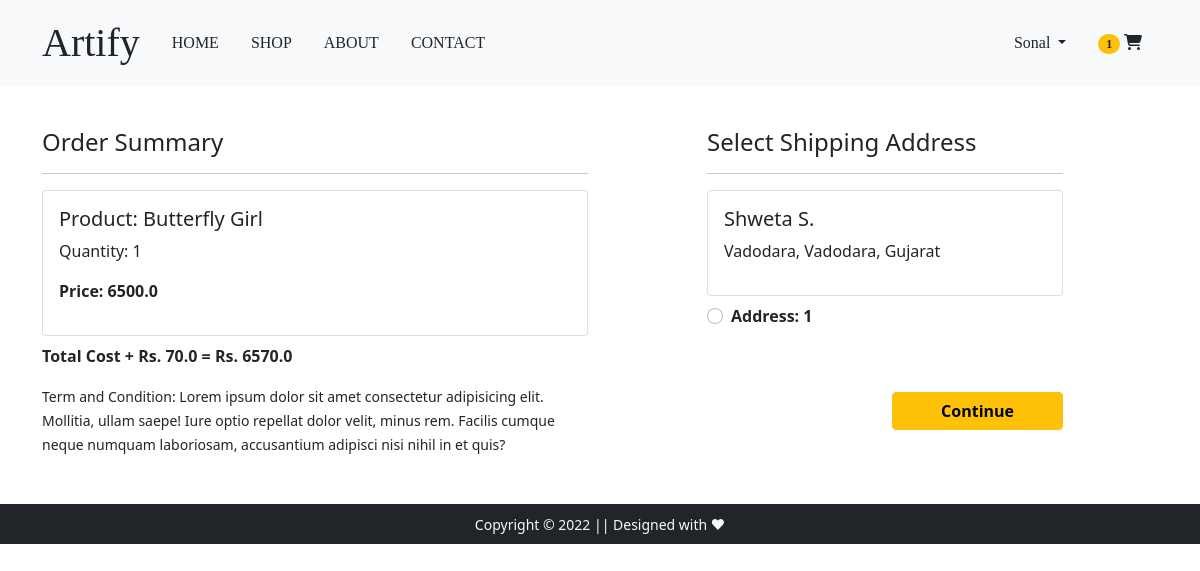
The page /checkout/ (signed in) on the database its author committed.
### app/models.py (models this page shows, shortened)
class Cart(models.Model):
    user = models.ForeignKey(User, on_delete=models.CASCADE)
    product = models.ForeignKey(Product, on_delete=models.CASCADE)
    quantity = models.PositiveIntegerField(default=1)
    @property
    def total_cost(self):
        return self.quantity * self.product.discounted_price

class Product(models.Model):
    title = models.CharField(max_length=100)
    selling_price = models.FloatField(max_length=50)
    discounted_price = models.FloatField(max_length=50)
    description = models.TextField()
    artist = models.CharField(max_length=100)
    category = models.CharField(choices=CATEGORY_CHOICES, max_length=50)
    product_img = models.ImageField(upload_to='media')

class Customer(models.Model):
    user = models.ForeignKey(User, on_delete=models.CASCADE)
    name = models.CharField(max_length=50)
    locality = models.CharField(max_length=100)
    city = models.CharField(max_length=50)
    zipcode = models.IntegerField()
    state = models.CharField(choices=STATE_CHOICES,max_length=50)

### app/views.py (the view)
# urls.py: path('checkout/', views.checkout, name='checkout'),
@login_required
def checkout(request):
    totalitems = 0
    user = request.user
    address = Customer.objects.filter(user=user)
    cart_items = Cart.objects.filter(user=user)
    amount = 0.0
    shipping_price = 70
    total_amount = 0.0
    cart_product = [item for item in Cart.objects.all()
                    if item.user == request.user]
    if request.user.is_authenticated:
        totalitems = len(Cart.objects.filter(user=request.user))
    if cart_product:
        for product in cart_product:
            amount += (product.quantity * product.product.discounted_price)
        total_amount += amount+shipping_price
    return render(request, 'app/checkout.html',{'address':address,'cart_items':cart_items,'total_amount':total_amount,
    'totalitems':totalitems})

### app/templates/app/checkout.html (shortened to what this page needs)
{% extends 'app/base.html' %}
{% load static %}
{% block main-content %}
<div class="container">
 <div class="row mt-5">
  <div class="col-sm-6">
    <h4>Order Summary</h4>
    <hr>
    {% for item in cart_items%}
      <div class="card mb-2">
        <div class="card-body">
          <h5>Product: {{item.product.title}}</h5>
          <p>Quantity: {{item.quantity}}</p>
          <p class="fw-bold">Price: {{item.total_cost}}</p>
        </div>
      </div>
      {% endfor %}
      <p class="fw-bold">Total Cost + Rs. 70.0 = Rs. {{total_amount}}</p>
    <small>Term and Condition: Lorem ipsum dolor sit amet consectetur adipisicing elit. Mollitia, ullam saepe! Iure optio repellat dolor velit, minus rem. Facilis cumque neque numquam laboriosam, accusantium adipisci nisi nihil in et quis?</small>
  </div>
  <div class="col-sm-4 offset-sm-1">
    <h4>Select Shipping Address</h4>
    <hr>
    <form action="/paymentdone/">
      {% for add in address %}
      <div class="card">
        <div class="card-body">
        <h5>{{add.name}}</h5>
        <p>{{add.locality}}, {{add.city}}, {{add.state}}</p>
        </div>
      </div>
        <div class="form-check mt-2 mb-5">
          <input class="form-check-input" type="radio" name="custid" id="custid{{forloop.counter}}" value="{{add.id}}">
          <label class="form-check-label fw-bold" for="">
            Address: {{forloop.counter}} </label>
        </div>
        {% endfor %}
        <div class="text-end">
          <button type="submit" class="btn btn-warning mt-3 px-5 fw-bold">Continue</button>
        </div>
      </form>
    </div>
  </div>
</div>
{% endblock main-content %}

### app/templates/app/base.html (shortened to what this page needs)
<!doctype html>
{% load static %}
<html lang="en">
  <head>
    <link href="https://cdn.jsdelivr.net/npm/bootstrap@5.0.0-beta1/dist/css/bootstrap.min.css" rel="stylesheet">
    <link rel="stylesheet" href="{% static 'app/css/owl.carousel.min.css' %}">
    <link rel="stylesheet" href="{% static 'app/css/all.min.css' %}">
    <link rel="stylesheet" href="{% static 'app/css/style.css' %}">
  </head>
  <body style='padding-top: 80px;'>
    <nav class="navbar navbar-expand-lg navbar-light bg-light fixed-top">
     <div class="container">
       <a class="navbar-brand text-dark" href="/">Artify</a>
       <div class="collapse navbar-collapse content-center" id="navbarSupportedContent">
         <ul class="navbar-nav me-auto mb-2 mb-lg-0">
          <li class="nav-item mx-2">
            <a href="/" class="nav-link text-dark">HOME</a>
           </li>
           <li class="nav-item mx-2">
            <a href="{% url 'shop'  %}" class="nav-link text-dark">SHOP</a>
           </li>
          <li class="nav-item mx-2">
            <a href="{% url 'about' %}" class="nav-link text-dark">ABOUT</a>
           </li>
           <li class="nav-item mx-2">
            <a href="{% url 'contact' %}" class="nav-link text-dark">CONTACT</a>
           </li>
         </ul>
         <div>
          <ul class="navbar-nav me-auto mb-2 mb-lg-0">
            {% if request.user.is_authenticated %}
           <li class="nav-item dropdown mx-2">
              <a class="nav-link dropdown-toggle text-dark" href="#" id="profileDropdown" role="button" data-bs-toggle="dropdown" aria-expanded="false">
                {{request.user.username|capfirst}}
              </a>
            </li>
            <li class="nav-item mx-2">
              <a href="{% url 'show_cart' %}" class="nav-link text-dark">
               <span class="badge rounded-pill bg-warning text-dark" id='totalitems'>{{totalitems}}</span>
               <i class="fa fa-shopping-cart" aria-hidden="true"></i> </a>
             </li>
            {% endif %}
          </ul>
         </div>
       </div>
     </div>
    </nav>
    {% block main-content %} {% endblock main-content %}
    <footer class="container-fluid bg-dark text-center p-2 mt-5 fixed">
        <small class="text-light">Copyright &copy; {% now 'Y'%} || Designed with ❤  </small>
    </footer>
  </body>
</html>

### app/static/app/css/style.css (style rules this page uses)
#navbarSupportedContent { font-family: -webkit-pictograph; font-size: 1rem; }
.navbar-light .navbar-nav .nav-link { font-weight: 400; color: black; }
.navbar-brand { font-family: fantasy; font-size: 2.5rem; }

### rows shown on the page
Cart: product "Butterfly Girl", quantity "1", total_cost "6500.0"
Customer: name "Shweta S.", locality "Vadodara", city "Vadodara", state "Gujarat"

### other values the page prints
{{ request.user.username|capfirst }} "Sonal"
{{ totalitems }} "1"
{{ total_amount }} "6570.0"
